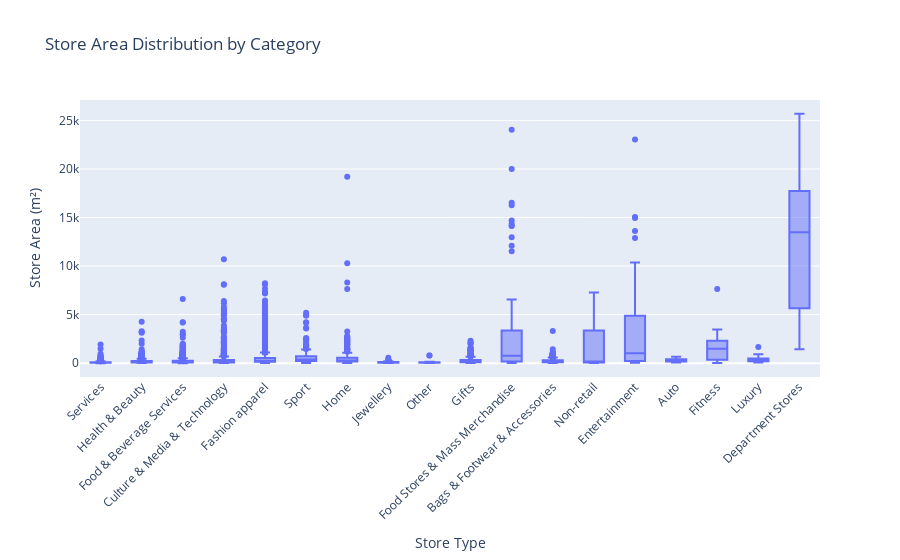

Write notebook code for a chart like this one.
### Code cell
# Remove NAs in store_area
store_cleaned = store.dropna(subset=['store_area'])

# Plot the store area distribution by store_branch_level_1
fig = px.box(store_cleaned, x='store_branch_level_1', y='store_area', title='Store Area Distribution by Category')
fig.update_layout(xaxis_title='Store Type', yaxis_title='Store Area (m²)', xaxis_tickangle=-45)
fig.show()

### Figure 1 — Plotly figure (JSON) as saved in the notebook; plotly's stock layout.template omitted (floating-point values rounded to 4 significant figures; data arrays with more than 128 entries replaced by an {"elided": "..."} marker saying what was removed)
{"data": [{"alignmentgroup": "True", "hovertemplate": "store_branch_level_1=%{x}<br>store_area=%{y}<extra></extra>", "legendgroup": "", "marker": {"color": "#636efa"}, "name": "", "notched": false, "offsetgroup": "", "orientation": "v", "showlegend": false, "type": "box", "x": {"elided": "8105 str values"}, "x0": " ", "xaxis": "x", "y": {"elided": "8105 float values"}, "y0": " ", "yaxis": "y"}], "layout": {"boxmode": "group", "legend": {"tracegroupgap": 0}, "title": {"text": "Store Area Distribution by Category"}, "xaxis": {"anchor": "y", "domain": [0, 1], "tickangle": -45, "title": {"text": "Store Type"}}, "yaxis": {"anchor": "x", "domain": [0, 1], "title": {"text": "Store Area (m²)"}}}}
